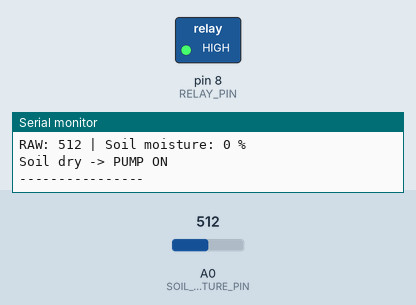
A sketch run on a simulated Arduino Uno, built with avr-gcc and run on an emulated ATmega328P. Shown: switched loads named in the sketch (green lamp = pin HIGH), the last lines printed to the serial monitor. Inputs (shaded band) come from the test bench; at power-on: A0 (SOIL_MOISTURE_PIN) = 512.

Above: at 2.8 s.
2.9 s: A0 (SOIL_MOISTURE_PIN) set to 448
5.6 s: A0 (SOIL_MOISTURE_PIN) set to 421
At 7.0 s:
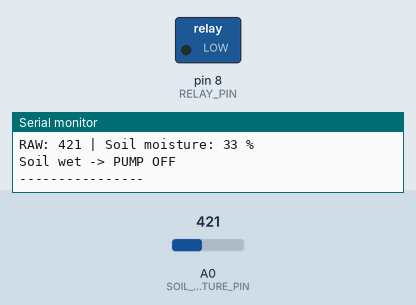
8.3 s: A0 (SOIL_MOISTURE_PIN) set to 511
At 10.5 s:
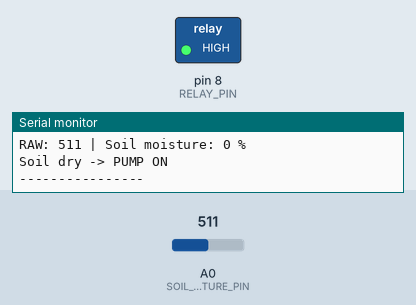
11.5 s: A0 (SOIL_MOISTURE_PIN) set to 306
At 12.3 s:
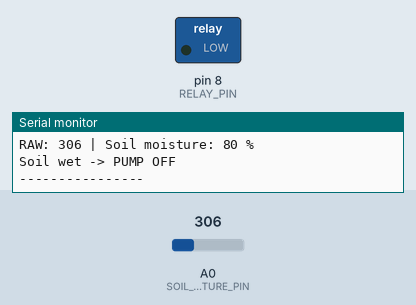
Timing chart, 0 to 14.5 s (numbered marks = the images above; inputs shaded):
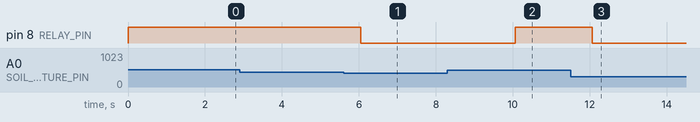

Measured:
- the behaviour switches between 430 and 429 on A0 (SOIL_MOISTURE_PIN) (found by bisection; images 0 and 1)
- after the input at 5.6 s, pin 8 (RELAY_PIN): HIGH → LOW after 0.44 s
- after the input at 8.3 s, pin 8 (RELAY_PIN): LOW → HIGH after 1.8 s
- after the input at 11.5 s, pin 8 (RELAY_PIN): HIGH → LOW after 0.56 s

The sketch:

pump_control.ino
```cpp
#define RELAY_PIN 8
#define SOIL_MOISTURE_PIN A0

int dryValue = 502;
int wetValue = 259;

int threshold = 30; // poniżej 30% pompa się włączy

void setup() {
  Serial.begin(9600);

  pinMode(RELAY_PIN, OUTPUT);
  digitalWrite(RELAY_PIN, LOW); // pompa OFF

  Serial.println("Soil moisture pump test");
}

void loop() {
  int raw = analogRead(SOIL_MOISTURE_PIN);

  int moisturePercent = map(raw, dryValue, wetValue, 0, 100);
  moisturePercent = constrain(moisturePercent, 0, 100);

  Serial.print("RAW: ");
  Serial.print(raw);
  Serial.print(" | Soil moisture: ");
  Serial.print(moisturePercent);
  Serial.println(" %");

  if (moisturePercent < threshold) {
    Serial.println("Soil dry -> PUMP ON");
    digitalWrite(RELAY_PIN, HIGH);
  } else {
    Serial.println("Soil wet -> PUMP OFF");
    digitalWrite(RELAY_PIN, LOW);
  }

  Serial.println("----------------");
  delay(2000);
}
```
